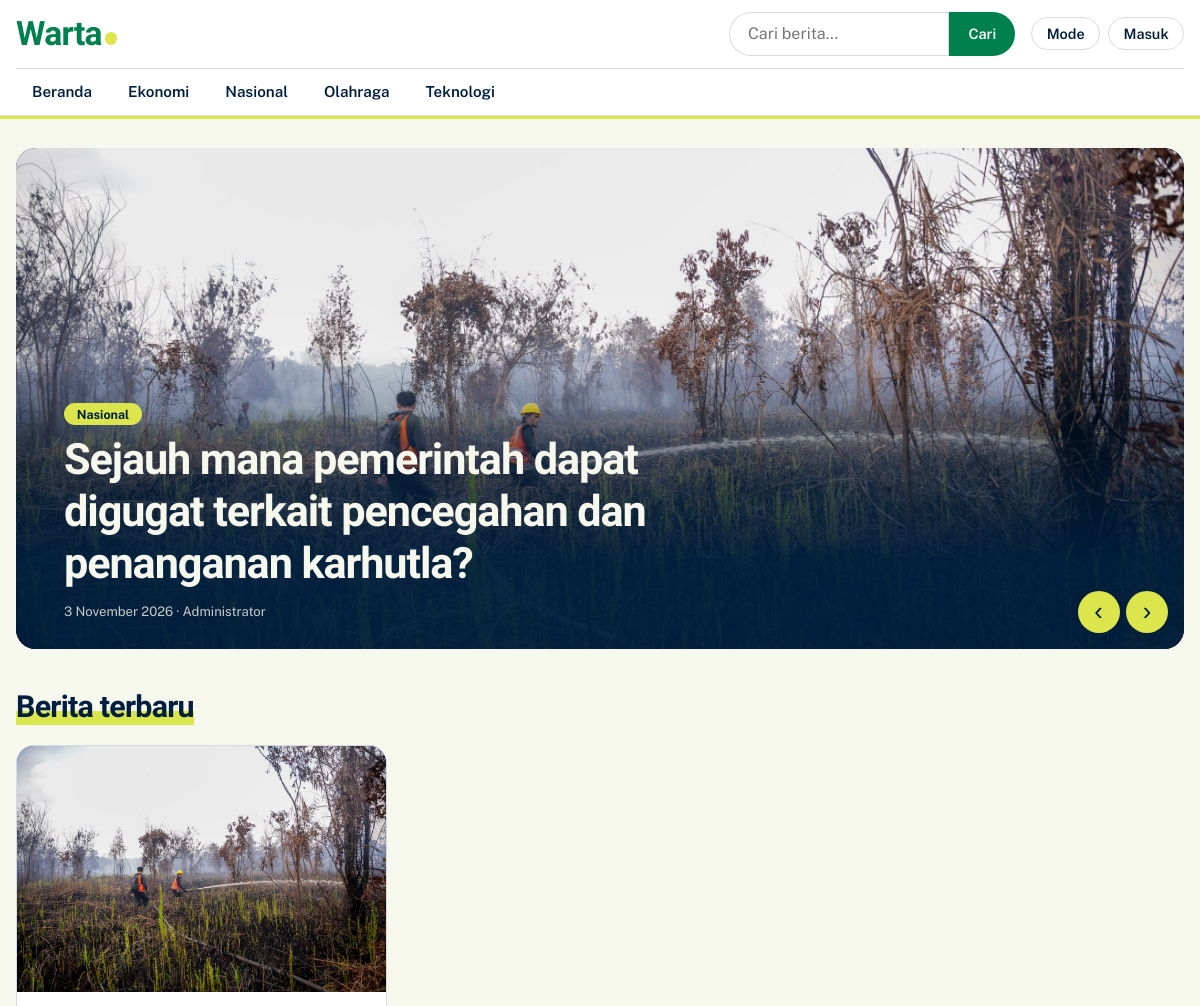
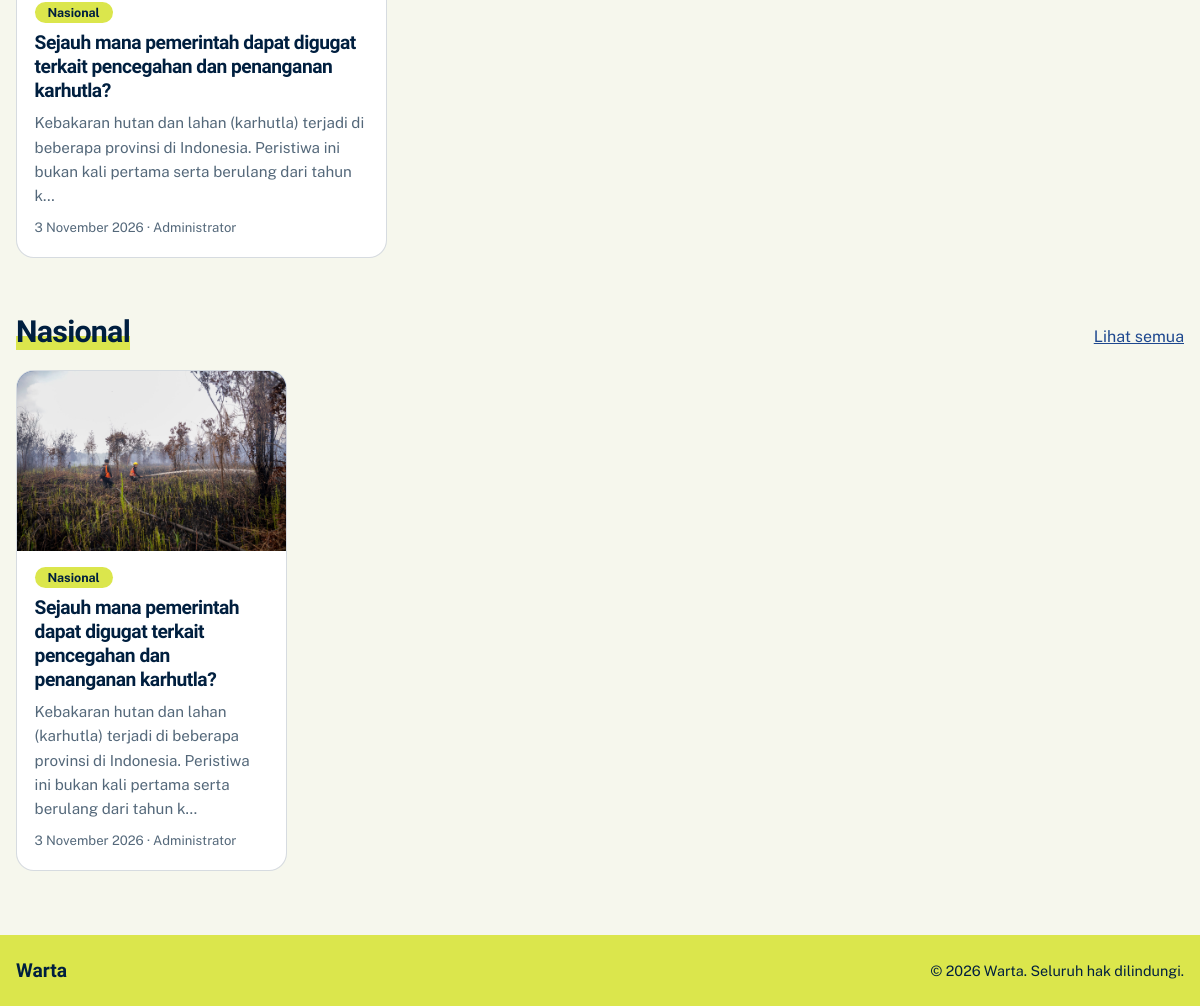
The page / on the database its author committed (2 pictures, top to bottom).
### tables this page shows
CREATE TABLE `categories` (
  `id` int(11) NOT NULL,
  `name` varchar(100) NOT NULL,
  `slug` varchar(120) NOT NULL,
  `description` text DEFAULT NULL
);

CREATE TABLE `news` (
  `id` int(11) NOT NULL,
  `category_id` int(11) NOT NULL,
  `title` varchar(200) NOT NULL,
  `slug` varchar(220) NOT NULL,
  `content` text NOT NULL,
  `image` varchar(255) DEFAULT NULL,
  `author_id` int(11) NOT NULL,
  `published_at` datetime DEFAULT NULL,
  `status` enum('draft','published') NOT NULL DEFAULT 'draft',
  `created_at` datetime DEFAULT current_timestamp(),
  `updated_at` datetime DEFAULT current_timestamp() ON UPDATE current_timestamp()
);

CREATE TABLE `users` (
  `id` int(11) NOT NULL,
  `username` varchar(50) NOT NULL,
  `password` varchar(255) NOT NULL,
  `fullname` varchar(100) NOT NULL,
  `role` enum('admin','editor') NOT NULL DEFAULT 'editor',
  `created_at` datetime DEFAULT current_timestamp()
);

### includes/db.php (called while the page is built, shortened)
<?php
function db(): PDO {
    static $pdo = null;
    if (!$pdo) {
        $pdo = new PDO('mysql:host=' . DB_HOST . ';dbname=' . DB_NAME . ';charset=utf8mb4', DB_USER, DB_PASS, [
            PDO::ATTR_ERRMODE => PDO::ERRMODE_EXCEPTION,
            PDO::ATTR_DEFAULT_FETCH_MODE => PDO::FETCH_ASSOC,
            PDO::ATTR_EMULATE_PREPARES => false,
        ]);
    }
    return $pdo;
}

### index.php (the view, shortened to what this page needs)
<?php
require_once 'includes/functions.php';
$page = max(1, (int)($_GET['page'] ?? 1));
$slides = $page === 1 ? news_list("n.image IS NOT NULL", [], 5) : [];
$latest = news_list('1', [], PER_PAGE, ($page - 1) * PER_PAGE);
include 'includes/header.php';
?>
<?php if ($slides): ?>
<section class="slider" aria-roledescription="carousel" aria-label="Berita utama">
  <?php foreach ($slides as $i => $s): ?>
  <article class="slide<?= $i === 0 ? ' on' : '' ?>">
    <img src="<?= img_url($s['image']) ?>" alt="">
    <div class="slide-txt">
      <a class="tag" href="<?= url('category.php?slug=' . $s['cat_slug']) ?>"><?= e($s['cat_name']) ?></a>
      <h2><a href="<?= url('news.php?slug=' . $s['slug']) ?>"><?= e($s['title']) ?></a></h2>
      <small><?= tgl($s['published_at']) ?> &middot; <?= e($s['author']) ?></small>
    </div>
  </article>
  <?php endforeach; ?>
  <div class="slider-ctl">
    <button type="button" data-dir="-1" aria-label="Sebelumnya">&lsaquo;</button>
    <button type="button" data-dir="1" aria-label="Berikutnya">&rsaquo;</button>
  </div>
</section>
<?php endif; ?>
<h2 class="sec-title">Berita terbaru</h2>
<div class="grid"><?php foreach ($latest as $n) echo card($n); ?></div>
<?php if ($page === 1): foreach ($cats as $c):
  $items = news_list('n.category_id=?', [$c['id']], 3);
  if (!$items) continue; ?>
<section class="cat-block">
  <div class="cat-head"><h2><?= e($c['name']) ?></h2><a href="<?= url('category.php?slug=' . $c['slug']) ?>">Lihat semua</a></div>
  <div class="grid g3"><?php foreach ($items as $n) echo card($n); ?></div>
</section>
<?php endforeach; endif; ?>
<?php include 'includes/footer.php'; ?>

### includes/header.php (shortened to what this page needs)
<?php require_once __DIR__ . '/functions.php'; $cats = categories(); $pageTitle = $pageTitle ?? 'Berita terkini'; ?>
<!DOCTYPE html>
<html lang="id">
<head>
<link rel="stylesheet" href="<?= url('assets/css/style.css') ?>">
</head>
<body>
<header class="site-head">
  <div class="wrap bar">
    <a class="brand" href="<?= url() ?>"><?= SITE_NAME ?></a>
    <form class="search" action="<?= url('search.php') ?>" role="search">
      <input type="search" name="q" placeholder="Cari berita…" aria-label="Cari berita" value="<?= e($_GET['q'] ?? '') ?>">
      <button>Cari</button>
    </form>
    <div class="tools">
      <button id="themeBtn" type="button" aria-label="Ganti mode terang/gelap">Mode</button>
      <a class="btn-line" href="<?= url('admin/login.php') ?>">Masuk</a>
    </div>
  </div>
  <nav class="wrap cats" aria-label="Kategori">
    <a href="<?= url() ?>">Beranda</a>
    <?php foreach ($cats as $c): ?><a href="<?= url('category.php?slug=' . $c['slug']) ?>"><?= e($c['name']) ?></a><?php endforeach; ?>
  </nav>
</header>
<main class="wrap">

### includes/functions.php (shortened to what this page needs)
<?php
require_once __DIR__ . '/db.php';
function e($s) { return htmlspecialchars((string)$s, ENT_QUOTES, 'UTF-8'); }
function url($p = '') { return BASE_URL . '/' . ltrim($p, '/'); }
function tgl($d, $withTime = false) {
    $b = ['Januari','Februari','Maret','April','Mei','Juni','Juli','Agustus','September','Oktober','November','Desember'];
    $t = strtotime($d);
    return date('j', $t) . ' ' . $b[date('n', $t) - 1] . ' ' . date('Y', $t) . ($withTime ? ', ' . date('H.i', $t) . ' WIB' : '');
}
function excerpt($s, $n = 140) {
    $s = preg_replace('/^!\[.*?\]\(.*?\)\s*$/m', '', $s);
    $s = preg_replace(['/^(##|>)\s+/m', '/\*+|==/'], '', $s);
    $s = trim(preg_replace('/\s+/', ' ', strip_tags($s)));
    return mb_strlen($s) > $n ? mb_substr($s, 0, $n) . '…' : $s;
}
function img_url($f) { return $f ? url('uploads/' . rawurlencode($f)) : null; }
function news_list($where = '1', $params = [], $limit = 10, $offset = 0) {
    $st = db()->prepare(NEWS_SELECT . " WHERE n.status='published' AND n.published_at<=NOW() AND $where
        ORDER BY n.published_at DESC LIMIT " . (int)$limit . " OFFSET " . (int)$offset);
    $st->execute($params); return $st->fetchAll();
}
function categories() { return db()->query("SELECT * FROM categories ORDER BY name")->fetchAll(); }
function card($n) {
    $img = img_url($n['image']); $link = url('news.php?slug=' . $n['slug']);
    $h = '<article class="card"><a class="card-img" href="' . $link . '" tabindex="-1" aria-hidden="true">';
    $h .= $img ? '<img src="' . $img . '" alt="" loading="lazy">' : '<span class="ph"></span>';
    $h .= '</a><div class="card-body"><a class="tag" href="' . url('category.php?slug=' . $n['cat_slug']) . '">' . e($n['cat_name']) . '</a>';
    $h .= '<h3><a href="' . $link . '">' . e($n['title']) . '</a></h3>';
    $h .= '<p>' . e(excerpt($n['content'])) . '</p><small>' . tgl($n['published_at']) . ' &middot; ' . e($n['author']) . '</small></div></article>';
    return $h;
}

### includes/footer.php (shortened to what this page needs)
</main>
<footer class="site-foot"><div class="wrap"><strong><?= SITE_NAME ?></strong><span>&copy; <?= date('Y') ?> <?= SITE_NAME ?>. Seluruh hak dilindungi.</span></div></footer>
</body></html>

### rows shown on the page
categories: name "Ekonomi"
categories: name "Nasional"
categories: name "Olahraga"
categories: name "Teknologi"
news: image (picture), category.name "Nasional", title "Sejauh mana pemerintah dapat digugat terkait pencegahan dan penanganan karhutla?", published_at "3 November 2026", author.fullname "Administrator", content "Kebakaran hutan dan lahan (karhutla) terjadi di beberapa provinsi di Indonesia. Peristiwa ini bukan kali pertama serta berulang dari tahun k…"

### other values the page prints
SITE_NAME "Warta"
